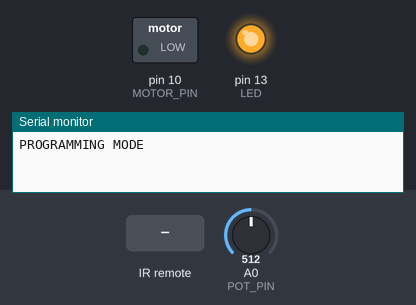
Recording of a sketch running on a simulated Arduino Uno, built with avr-gcc and run on an emulated ATmega328P. Parts: switched loads named in the sketch (green lamp = pin HIGH), output pins drawn as LEDs (lit = HIGH), the last lines printed to the serial monitor. The test bench sets the inputs (shaded band); at power-on: A0 (POT_PIN) = 512.

Above: at 0.1 s.
At 4.2 s:
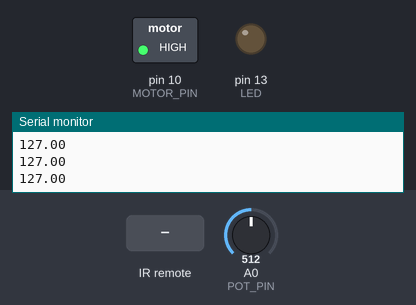
4.3 s: infrared code 0xC1AA0DF2 received
At 4.9 s:
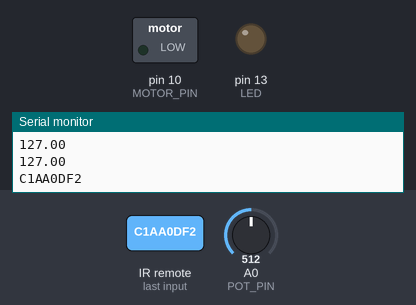
Timing chart, 0 to 7.3 s (numbered marks = the images above; inputs shaded):
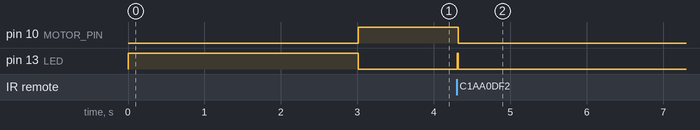

Measured:
- after the input at 4.3 s, pin 10 (MOTOR_PIN): HIGH → LOW at once; pin 13 (LED): LOW → HIGH at once, → LOW 0.01 s later

The sketch:

Air_Puck.ino
```cpp
#include <IRremote.h>

#define RECV_PIN     2
#define MOTOR_PIN   10
#define POT_PIN     A0
#define LED         13

const int time = 15*1000;

IRrecv irrecv(RECV_PIN);
decode_results results;

unsigned long int trigger = 0xC1AA0DF2; //default to power button
unsigned int count = 0;

void setup()
{
  Serial.begin(115200);
  irrecv.enableIRIn(); // Start the receiver

  pinMode(MOTOR_PIN,OUTPUT);
  pinMode(POT_PIN,INPUT);
  pinMode(LED,OUTPUT);

  Serial.println("PROGRAMMING MODE");
  while(millis() < 3000){
    //programming mode
    digitalWrite(LED,HIGH);
    if (irrecv.decode(&results)) {
      Serial.print("New Code: ");
      Serial.println(results.value, HEX);
      trigger = results.value;
      irrecv.resume(); // Receive the next value

      //Dignal that we got a new value
      digitalWrite(LED,LOW);
      delay(250);
      digitalWrite(LED,HIGH);
      delay(250);
      digitalWrite(LED,LOW);
      delay(250);
      digitalWrite(LED,HIGH);
      delay(250);
      digitalWrite(LED,LOW);
    }
  }
  Serial.println("DEVICE READY TO FLY");
}

void loop() {
  if (irrecv.decode(&results)) {
    Serial.println(results.value, HEX);

    if(results.bits == 0x20) count++;

    irrecv.resume(); // Receive the next value
    digitalWrite(LED,HIGH);
  }
  delay(10);
  digitalWrite(LED,LOW);

  if(count>=1 or (millis() >= time)){
    analogWrite(MOTOR_PIN,0);
  }else{
    double pot = (double)analogRead(POT_PIN);
    pot = map(pot,0,1023,0,255);
    analogWrite(MOTOR_PIN,255);
    Serial.println(pot);
  }
}
```
